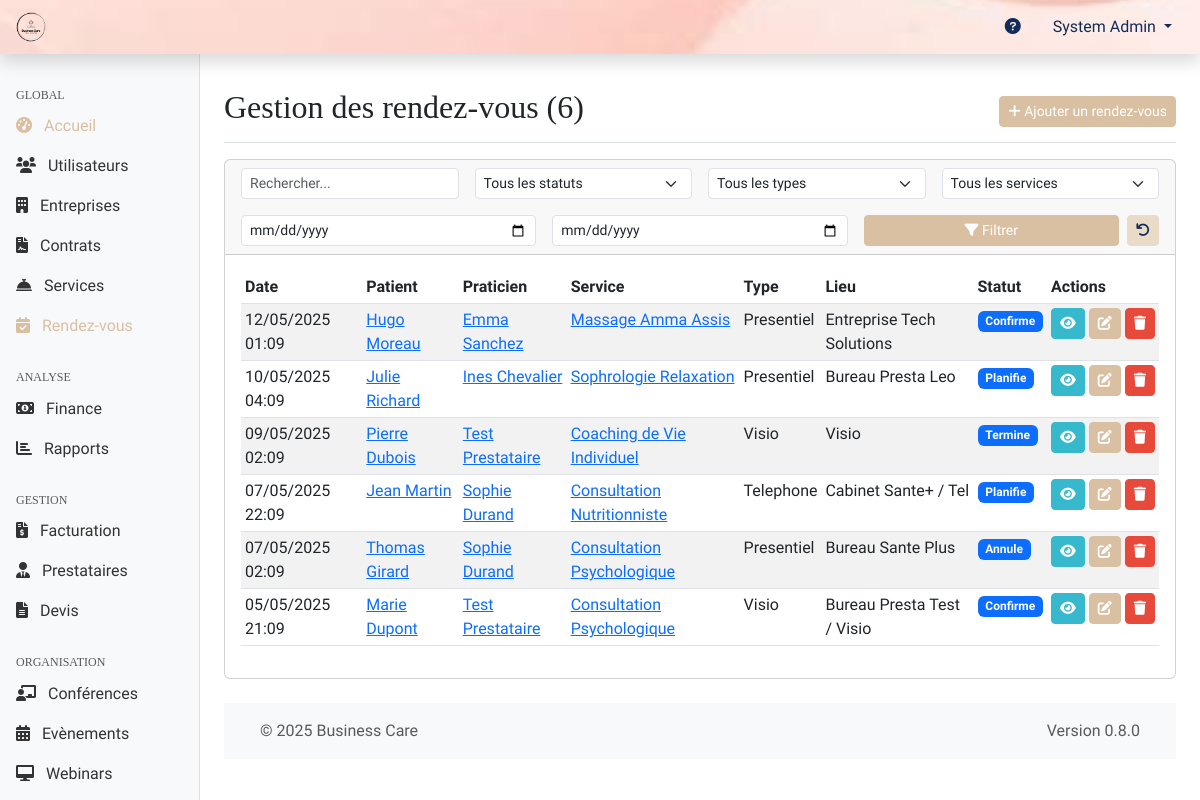
The app's page /web-admin/modules/appointments/index.php (signed in), older data.
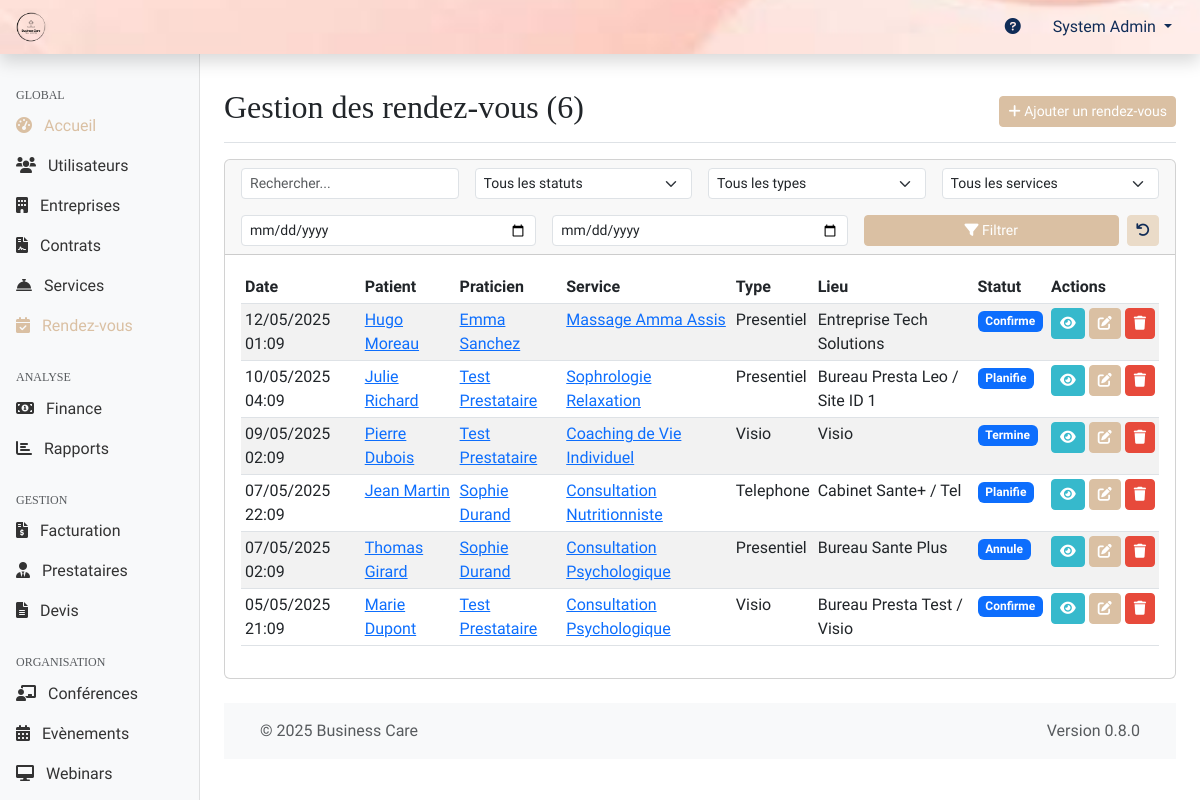
The same page, newer data.
### tables this page shows
CREATE TABLE rendez_vous (
    id INT PRIMARY KEY AUTO_INCREMENT,
    personne_id INT NOT NULL,
    prestation_id INT NOT NULL,
    praticien_id INT,
    date_rdv DATETIME NOT NULL,
    duree INT NOT NULL,
    lieu VARCHAR(255),
    type_rdv ENUM('presentiel', 'visio', 'telephone', 'consultation'),
    statut ENUM('planifie', 'confirme', 'annule', 'termine', 'no_show') DEFAULT 'planifie',
    notes TEXT,
    consultation_creneau_id INT NULL DEFAULT NULL,
    created_at TIMESTAMP DEFAULT CURRENT_TIMESTAMP,
    updated_at TIMESTAMP DEFAULT CURRENT_TIMESTAMP ON UPDATE CURRENT_TIMESTAMP,
    FOREIGN KEY (personne_id) REFERENCES personnes(id),
    FOREIGN KEY (prestation_id) REFERENCES prestations(id),
    FOREIGN KEY (praticien_id) REFERENCES personnes(id),
    FOREIGN KEY (consultation_creneau_id) REFERENCES consultation_creneaux(id) ON DELETE SET NULL,
    INDEX idx_date (date_rdv),
    INDEX idx_statut (statut),
    INDEX idx_praticien (praticien_id),
    INDEX idx_consultation_creneau (consultation_creneau_id)
);

CREATE TABLE personnes (
    id INT PRIMARY KEY AUTO_INCREMENT,
    nom VARCHAR(100) NOT NULL,
    prenom VARCHAR(100) NOT NULL,
    email VARCHAR(255) UNIQUE NOT NULL,
    mot_de_passe VARCHAR(255) NOT NULL,
    telephone VARCHAR(20),
    date_naissance DATE,
    genre ENUM('M', 'F', 'Autre'),
    photo_url VARCHAR(255),
    role_id INT NOT NULL,
    entreprise_id INT,
    site_id INT NULL,
    statut ENUM('actif', 'inactif', 'en_attente', 'suspendu') DEFAULT 'actif',
    derniere_connexion DATETIME,
    created_at TIMESTAMP DEFAULT CURRENT_TIMESTAMP,
    updated_at TIMESTAMP DEFAULT CURRENT_TIMESTAMP ON UPDATE CURRENT_TIMESTAMP,
    FOREIGN KEY (role_id) REFERENCES roles(id),
    FOREIGN KEY (entreprise_id) REFERENCES entreprises(id) ON DELETE SET NULL ON UPDATE CASCADE,
    FOREIGN KEY (site_id) REFERENCES sites(id) ON DELETE SET NULL ON UPDATE CASCADE,
    INDEX idx_email (email),
    INDEX idx_role (role_id),
    INDEX idx_entreprise (entreprise_id)
);

CREATE TABLE prestations (
    id INT PRIMARY KEY AUTO_INCREMENT,
    nom VARCHAR(255) NOT NULL,
    description TEXT,
    prix DECIMAL(10,2) NOT NULL,
    duree INT,
    type ENUM('conference', 'webinar', 'atelier', 'consultation', 'evenement', 'autre') NOT NULL,
    categorie VARCHAR(100),
    niveau_difficulte ENUM('debutant', 'intermediaire', 'avance'),
    capacite_max INT,
    materiel_necessaire TEXT,
    prerequis TEXT,
    created_at TIMESTAMP DEFAULT CURRENT_TIMESTAMP,
    updated_at TIMESTAMP DEFAULT CURRENT_TIMESTAMP ON UPDATE CURRENT_TIMESTAMP,
    INDEX idx_type (type),
    INDEX idx_categorie (categorie)
);

### web-admin/includes/page_functions/modules/appointments.php (called while the page is built, shortened)
<?php
function appointmentsGetList($page = 1, $perPage = DEFAULT_ITEMS_PER_PAGE, $search = '', $status = '', $type = '', $prestationId = 0, $startDate = '', $endDate = '') {
    $params = [];
    $conditions = [];
    $whereSql = !empty($conditions) ? "WHERE " . implode(' AND ', $conditions) : '';
    $countSql = "SELECT COUNT(rv.id)
                 FROM " . TABLE_APPOINTMENTS . " rv
                 LEFT JOIN " . TABLE_USERS . " p_patient ON rv.personne_id = p_patient.id
                 LEFT JOIN " . TABLE_USERS . " p_practitioner ON rv.praticien_id = p_practitioner.id
                 LEFT JOIN " . TABLE_PRESTATIONS . " pr ON rv.prestation_id = pr.id
                 {$whereSql}";
    $totalAppointments = executeQuery($countSql, $params)->fetchColumn();
    $totalPages = ceil($totalAppointments / $perPage);
    $page = max(1, min($page, $totalPages > 0 ? $totalPages : 1));
    $offset = ($page - 1) * $perPage;
    $sql = "SELECT rv.*,
                   p_patient.nom as patient_nom, p_patient.prenom as patient_prenom,
                   p_practitioner.nom as practitioner_nom, p_practitioner.prenom as practitioner_prenom,
                   pr.nom as prestation_nom
            FROM " . TABLE_APPOINTMENTS . " rv
            LEFT JOIN " . TABLE_USERS . " p_patient ON rv.personne_id = p_patient.id
            LEFT JOIN " . TABLE_USERS . " p_practitioner ON rv.praticien_id = p_practitioner.id
            LEFT JOIN " . TABLE_PRESTATIONS . " pr ON rv.prestation_id = pr.id
            {$whereSql}
            ORDER BY rv.date_rdv DESC
            LIMIT ?, ?";
    $paramsWithPagination = array_merge($params, [(int)$offset, (int)$perPage]);
    $appointments = executeQuery($sql, $paramsWithPagination)->fetchAll();
    return [
        'appointments' => $appointments,
        'currentPage' => $page,
        'totalPages' => $totalPages,
        'totalItems' => $totalAppointments,
        'perPage' => $perPage
    ];
}
?>

### shared/web-admin/db.php (called while the page is built, shortened)
<?php
function getDbConnection()
{
    static $pdo = null;
    if ($pdo === null) {
        $dsn = "mysql:host=" . DB_HOST . ";dbname=" . DB_NAME . ";charset=" . DB_CHARSET;
        $options = [
            PDO::ATTR_ERRMODE => PDO::ERRMODE_EXCEPTION,
            PDO::ATTR_DEFAULT_FETCH_MODE => PDO::FETCH_ASSOC,
            PDO::ATTR_EMULATE_PREPARES => false,
        ];
        try {
            $pdo = new PDO($dsn, DB_USER, DB_PASS, $options);
        } catch (PDOException $e) {
            die("[FAILURE] Connexion à la base de données impossible. Veuillez réessayer plus tard. ERREUR: " . $e->getMessage());
        }
    }
    return $pdo;
}
function executeQuery($sql, $params = [])
{
    try {
        $pdo = getDbConnection();
        $stmt = $pdo->prepare($sql);
        $stmt->execute($params);
        return $stmt;
    } catch (PDOException $e) {
        die("[FAILURE] Impossible d'exécuter la requête: " . $e->getMessage());
    }
}

### web-admin/modules/appointments/index.php (the view, shortened to what the changed rows need)
<?php
require_once '../../includes/page_functions/modules/appointments.php';
$queryData = getQueryData();
$page = $queryData['page'] ?? 1;
$search = $queryData['search'] ?? '';
$status = $queryData['status'] ?? '';
$type = $queryData['type'] ?? '';
$prestationId = $queryData['prestationId'] ?? 0;
$startDate = $queryData['startDate'] ?? '';
$endDate = $queryData['endDate'] ?? '';
$result = appointmentsGetList($page, DEFAULT_ITEMS_PER_PAGE, $search, $status, $type, $prestationId, $startDate, $endDate);
$appointments = $result['appointments'];
$totalAppointments = $result['totalItems'];
$pageTitle = "Gestion des rendez-vous ({$totalAppointments})";
include_once '../../templates/header.php';
?>
<div class="container-fluid">
    <div class="row">
        <main class="col-md-9 ms-sm-auto col-lg-10 px-md-4">
            <div class="d-flex justify-content-between flex-wrap flex-md-nowrap align-items-center pt-3 pb-2 mb-3 border-bottom">
                <h1 class="h2"><?php echo $pageTitle; ?></h1>
            </div>
            <div class="card mb-4">
                <div class="card-body">
                    <?php if (count($appointments) > 0): ?>
                        <div class="table-responsive">
                            <table class="table table-striped table-hover table-sm">
                                <thead>
                                    <tr>
                                        <th>Date</th>
                                        <th>Patient</th>
                                        <th>Praticien</th>
                                        <th>Service</th>
                                        <th>Type</th>
                                        <th>Lieu</th>
                                        <th>Statut</th>
                                        <th>Actions</th>
                                    </tr>
                                </thead>
                                <tbody>
                                    <?php foreach ($appointments as $appointment): ?>
                                        <tr>
                                            <td><?php echo formatDate($appointment['date_rdv']); ?></td>
                                            <td>
                                                <?php if ($appointment['personne_id']): ?>
                                                <a href="<?php echo WEBADMIN_URL; ?>/modules/users/view.php?id=<?php echo $appointment['personne_id']; ?>">
                                                    <?php echo htmlspecialchars($appointment['patient_prenom'] . ' ' . $appointment['patient_nom']); ?>
                                                </a>
                                                <?php else: ?>
                                                    N/A
                                                <?php endif; ?>
                                            </td>
                                            <td>
                                                <?php if ($appointment['praticien_id']): ?>
                                                <a href="<?php echo WEBADMIN_URL; ?>/modules/users/view.php?id=<?php echo $appointment['praticien_id']; ?>">
                                                    <?php echo htmlspecialchars($appointment['practitioner_prenom'] . ' ' . $appointment['practitioner_nom']); ?>
                                                </a>
                                                <?php else: ?>
                                                    N/A
                                                <?php endif; ?>
                                            </td>
                                            <td>
                                                 <?php if ($appointment['prestation_id']): ?>
                                                <a href="<?php echo WEBADMIN_URL; ?>/modules/services/view.php?id=<?php echo $appointment['prestation_id']; ?>">
                                                    <?php echo htmlspecialchars($appointment['prestation_nom']); ?>
                                                </a>
                                                 <?php else: ?>
                                                    N/A
                                                <?php endif; ?>
                                            </td>
                                            <td><?php echo htmlspecialchars(ucfirst($appointment['type_rdv'])); ?></td>
                                            <td><?php echo htmlspecialchars($appointment['lieu'] ?: '-'); ?></td>
                                            <td><?php echo getStatusBadge($appointment['statut']); ?></td>
                                            <td class="table-actions">
                                                <a href="<?php echo WEBADMIN_URL; ?>/modules/appointments/view.php?id=<?php echo $appointment['id']; ?>" class="btn btn-sm btn-info" data-bs-toggle="tooltip" title="Voir">
                                                    <i class="fas fa-eye"></i>
                                                </a>
                                                <a href="<?php echo WEBADMIN_URL; ?>/modules/appointments/edit.php?id=<?php echo $appointment['id']; ?>" class="btn btn-sm btn-primary" data-bs-toggle="tooltip" title="Modifier">
                                                    <i class="fas fa-edit"></i>
                                                </a>
                                                <a href="<?php echo WEBADMIN_URL; ?>/modules/appointments/index.php?action=delete&id=<?php echo $appointment['id']; ?>&csrf_token=<?php echo generateToken(); ?>&<?php echo http_build_query(array_filter($queryData, fn($key) => !in_array($key, ['action', 'id', 'practitionerId', 'personId']), ARRAY_FILTER_USE_KEY)); ?>"
                                                   class="btn btn-sm btn-danger btn-delete"
                                                   data-bs-toggle="tooltip"
                                                   title="Supprimer">
                                                    <i class="fas fa-trash"></i>
                                                </a>
                                            </td>
                                        </tr>
                                    <?php endforeach; ?>
                                </tbody>
                            </table>
                        </div>
                    <?php endif; ?>
                </div>
            </div>
            <?php include_once '../../templates/footer.php'; ?>
        </main>
    </div>
</div>

### shared/web-admin/functions.php (shortened to what the changed rows need)
<?php
require_once 'db.php';
function formatDate($date, $format = DEFAULT_DATE_FORMAT)
{
    $timestamp = strtotime($date);
    return date($format, $timestamp);
}
function sanitizeInput($input)
{
    return $input;
}
function getQueryData()
{
    return sanitizeInput($_GET);
}
function generateToken()
{
    return $_SESSION['csrf_token'];
}
function getStatusBadge($status)
{
    $badges = [
        'actif' => 'success',
        'inactif' => 'danger',
        'en_attente' => 'warning',
        'suspendu' => 'secondary',
        'expiré' => 'danger',
        'résilié' => 'danger',
        'accepté' => 'success',
        'refusé' => 'danger',
        'confirmé' => 'success',
        'annulé' => 'danger',
        'terminé' => 'secondary',
        'planifié' => 'primary',
        'no_show' => 'danger',
        'payée' => 'success',
        'impayée' => 'danger',
        'retard' => 'warning'
    ];
    $class = isset($badges[$status]) ? $badges[$status] : 'primary';
    return '<span class="badge bg-' . $class . '">' . ucfirst($status) . '</span>';
}

Row changes from the older to the newer data that the page shows:
changed rendez_vous "Julie Richard": praticien.nom "Ines Chevalier" → "Test Prestataire"; lieu "Bureau Presta Leo" → "Bureau Presta Leo / Site ID 1"
